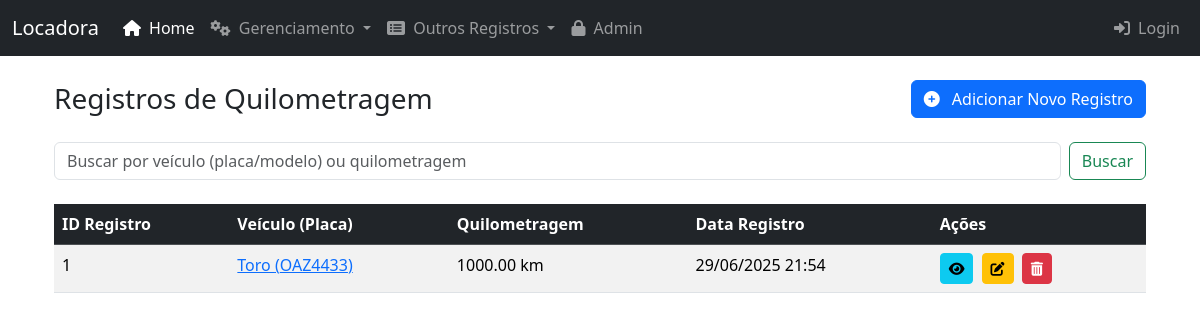
Page /historico_quilometragem/ on the committed database.
### core/models.py (models this page shows, shortened)
class HistoricoQuilometragem(models.Model):
    id_historico_quilometragem = models.AutoField(primary_key=True)
    data_registro = models.DateTimeField(auto_now_add=True)
    quilometragem_registrada = models.DecimalField(max_digits=10, decimal_places=2)
    observacoes = models.TextField(blank=True, null=True)
    veiculo = models.ForeignKey(Veiculo, on_delete=models.CASCADE, related_name='historico_quilometragem')
    class Meta:
        verbose_name = "Histórico de Quilometragem"
        verbose_name_plural = "Históricos de Quilometragem"

class Veiculo(models.Model):
    id_veiculo = models.AutoField(primary_key=True)
    placa = models.CharField(max_length=8, unique=True)
    marca = models.CharField(max_length=45)
    modelo = models.CharField(max_length=45)
    ano = models.IntegerField()
    cor = models.CharField(max_length=30)
    quilometragem = models.DecimalField(max_digits=10, decimal_places=2) # Pode ser IntegerField se for sempre km inteiros
    status_disponibilidade = models.CharField(max_length=20, default='Disponível')
    valor_diario = models.DecimalField(max_digits=10, decimal_places=2)
    tipo_veiculo = models.ForeignKey(TipoVeiculo, on_delete=models.SET_NULL, null=True, related_name='veiculos')
    class Meta:
        verbose_name = "Veículo"
        verbose_name_plural = "Veículos"

### core/views.py (the view, shortened to what this page needs)
# urls.py: path('historico_quilometragem/', views.lista_historico_quilometragem, name='lista_historico_quilometragem'),
def lista_historico_quilometragem(request):
    query = request.GET.get('q')
    historicos = HistoricoQuilometragem.objects.all().order_by('-data_registro')
    return render(request, 'core/lista_historico_quilometragem.html', {'historicos': historicos,  'query': query})

### core/templates/core/lista_historico_quilometragem.html (shortened to what this page needs)
{% extends 'base.html' %}
{% block content %}
    <div class="d-flex justify-content-between align-items-center mb-4">
        <h1 class="h3 mb-0">Registros de Quilometragem</h1>
        <a href="{% url 'adicionar_historico_quilometragem' %}" class="btn btn-primary">
            <i class="fas fa-plus-circle me-2"></i> Adicionar Novo Registro
        </a>
    </div>
     <div class="mb-4">
        <form class="d-flex" method="GET" action="{% url 'lista_historico_quilometragem' %}">
            <input class="form-control me-2" type="search" placeholder="Buscar por veículo (placa/modelo) ou quilometragem" aria-label="Search" name="q" value="{{ query|default:'' }}">
            <button class="btn btn-outline-success" type="submit">Buscar</button>
        </form>
    </div>
    {% if historicos %}
        <div class="table-responsive">
            <table class="table table-hover table-striped">
                <thead class="table-dark">
                    <tr>
                        <th>ID Registro</th>
                        <th>Veículo (Placa)</th>
                        <th>Quilometragem</th>
                        <th>Data Registro</th>
                        <th>Ações</th>
                    </tr>
                </thead>
                <tbody>
                    {% for historico in historicos %}
                    <tr>
                        <td>{{ historico.id_historico_quilometragem }}</td>
                        <td>
                            <a href="{% url 'detalhes_veiculo' pk=historico.veiculo.pk %}">
                                {{ historico.veiculo.modelo }} ({{ historico.veiculo.placa }})
                            </a>
                        </td>
                        <td>{{ historico.quilometragem_registrada|floatformat:2 }} km</td>
                        <td>{{ historico.data_registro|date:"d/m/Y H:i" }}</td>
                        <td>
                            <a href="{% url 'detalhes_historico_quilometragem' pk=historico.pk %}" class="btn btn-info btn-sm me-1" title="Ver Detalhes">
                                <i class="fas fa-eye"></i>
                            </a>
                            <a href="{% url 'editar_historico_quilometragem' pk=historico.pk %}" class="btn btn-warning btn-sm me-1" title="Editar">
                                <i class="fas fa-edit"></i>
                            </a>
                            <a href="{% url 'excluir_historico_quilometragem' pk=historico.pk %}" class="btn btn-danger btn-sm" title="Excluir">
                                <i class="fas fa-trash-alt"></i>
                            </a>
                        </td>
                    </tr>
                    {% endfor %}
                </tbody>
            </table>
        </div>
    {% else %}
        <div class="alert alert-info" role="alert">
            Nenhum registro de quilometragem encontrado. <a href="{% url 'adicionar_historico_quilometragem' %}" class="alert-link">Adicionar o primeiro registro?</a>
        </div>
    {% endif %}
{% endblock %}

### rows in the picture
HistoricoQuilometragem: id_historico_quilometragem "1", veiculo.modelo "Toro", veiculo.placa "OAZ4433", quilometragem_registrada "1000.00", data_registro "29/06/2025 21:54"
